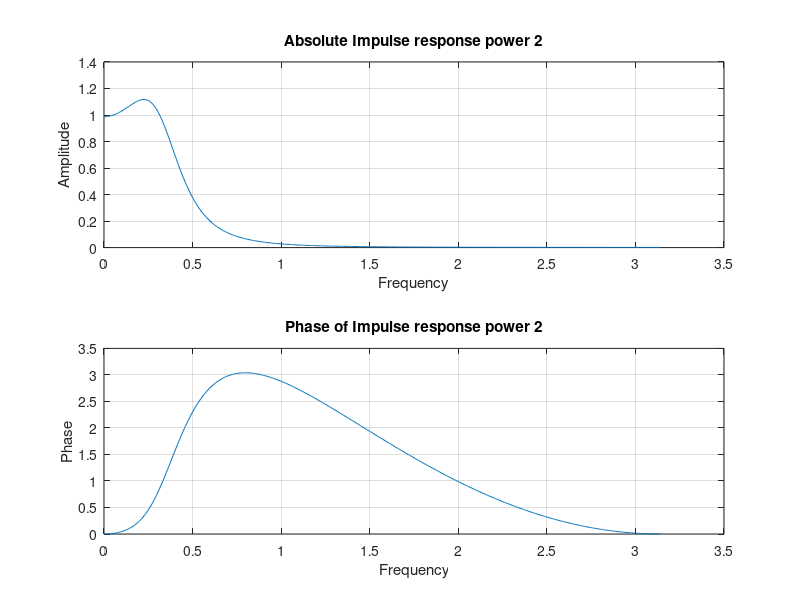
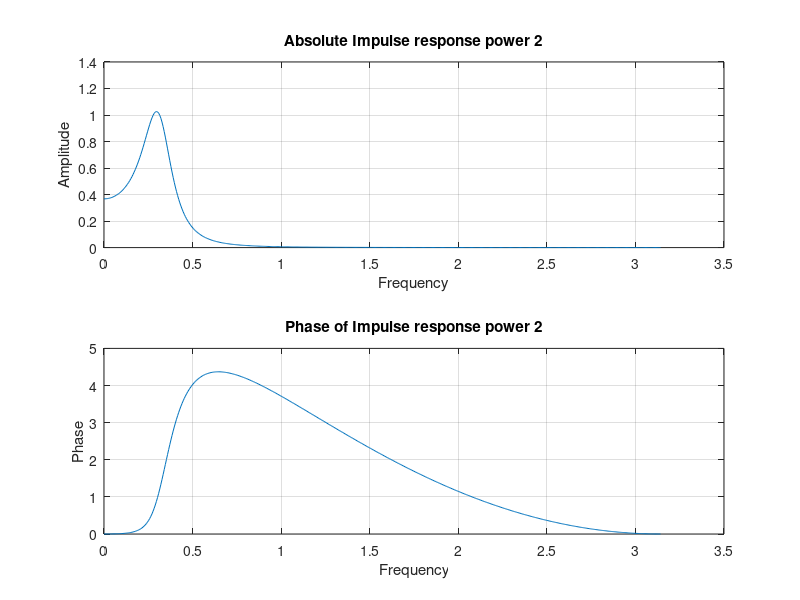
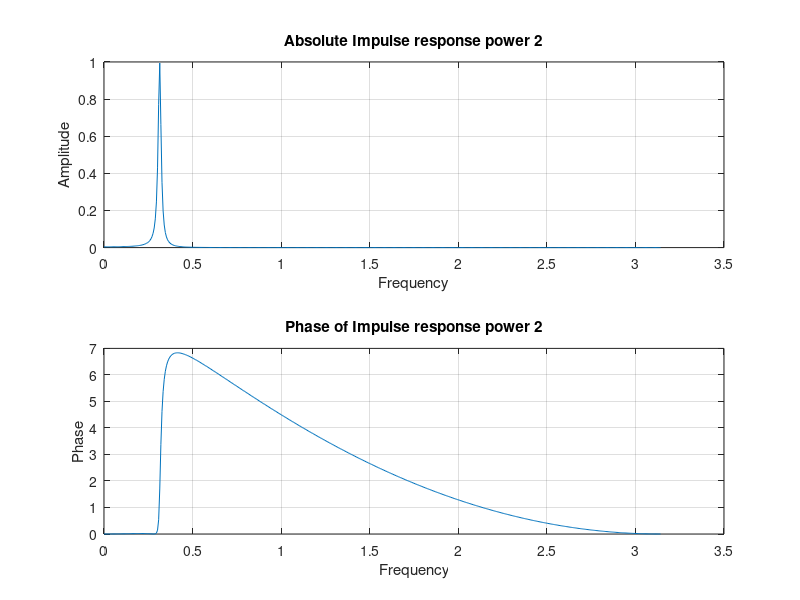
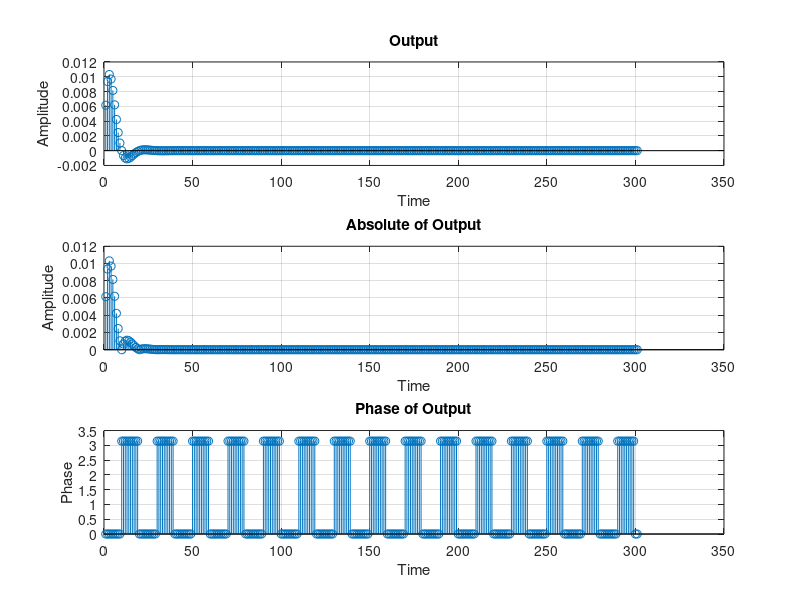

Here is the MATLAB script that generated these plots, in order:
%% * Homework3_1*
%% Clear workspace
close all;
clear;
clc;
%% Programmers
% Mohammad Mahdi Elyasi - 9823007
%
% Moein Nasiri - 9823093
%% Homework1
% Here we want to use diffrential equation and Z-Transform
%
% Here we declare some basic variables
fs = 10000;
f0 = 500;
w0 = 2 * pi * f0 / fs;
R = [0.8 0.9 0.99];
%%%
% Here we want to plot H for different R and see how it
% responds.
for i = 1:3

    G = (1 - R(i)) * (1 - 2 * R(i) * cos(2 * w0) + R(i) ^ 2) ^ (0.5);
    w = linspace(0, pi, 500);
    H = freqz(G, [1 -2 * R(i) * cos(w0) R(i) ^ 2], w);
    figure('Name', 'Impulse Response power 2');
    subplot(2, 1, 1)
    plot(w, abs(H) .^ 2);
    title('Absolute Impulse response power 2');
    xlabel('Frequency');
    ylabel('Amplitude');
    grid on;
    subplot(2, 1, 2)
    plot(w, angle(H) .^ 2);
    title('Phase of Impulse response power 2');
    xlabel('Frequency');
    ylabel('Phase');
    grid on;
end

%% Homework2
w_2 = linspace(0, pi, 301);

for j = 1:3
    x = [1 zeros(1, 300)];
    w1 = 0;
    w2 = 0;
    y = zeros(1, 301);

    for i = 1:301
        y(i) = 2 * R(j) * cos(w0) * w1 -R(j) ^ 2 * w2 + G * x(i);
        w2 = w1;
        w1 = y(i);
    end

    figure('Name', 'Output');
    subplot(3, 1, 1)
    stem(y);
    title('Output');
    xlabel('Time');
    ylabel('Amplitude');
    grid on;
    subplot(3, 1, 2)
    stem(abs(y));
    title('Absolute of Output');
    xlabel('Time');
    ylabel('Amplitude');
    grid on;
    subplot(3, 1, 3)
    stem(angle(y));
    title('Phase of Output');
    xlabel('Time');
    ylabel('Phase');
    grid on;

end

for i = 1:3
    filtered_signal = filter(G, [1 -2 * R(i) .* cos(w0) R(i) .^ 2], x);
    figure('Name', 'Filtered Signal');
    subplot(3, 1, 1)
    stem(filtered_signal);
    title('Filtered Signal');
    xlabel('Time');
    ylabel('Amplitude');
    grid on;
    subplot(3, 1, 2)
    stem(abs(filtered_signal));
    title('Absolute of Filtered Signal');
    xlabel('Time');
    ylabel('Amplitude');
    grid on;
    subplot(3, 1, 3)
    stem(angle(filtered_signal));
    title('Phase of Filtered Signal');
    xlabel('Time');
    ylabel('Phase');
    grid on;
end
